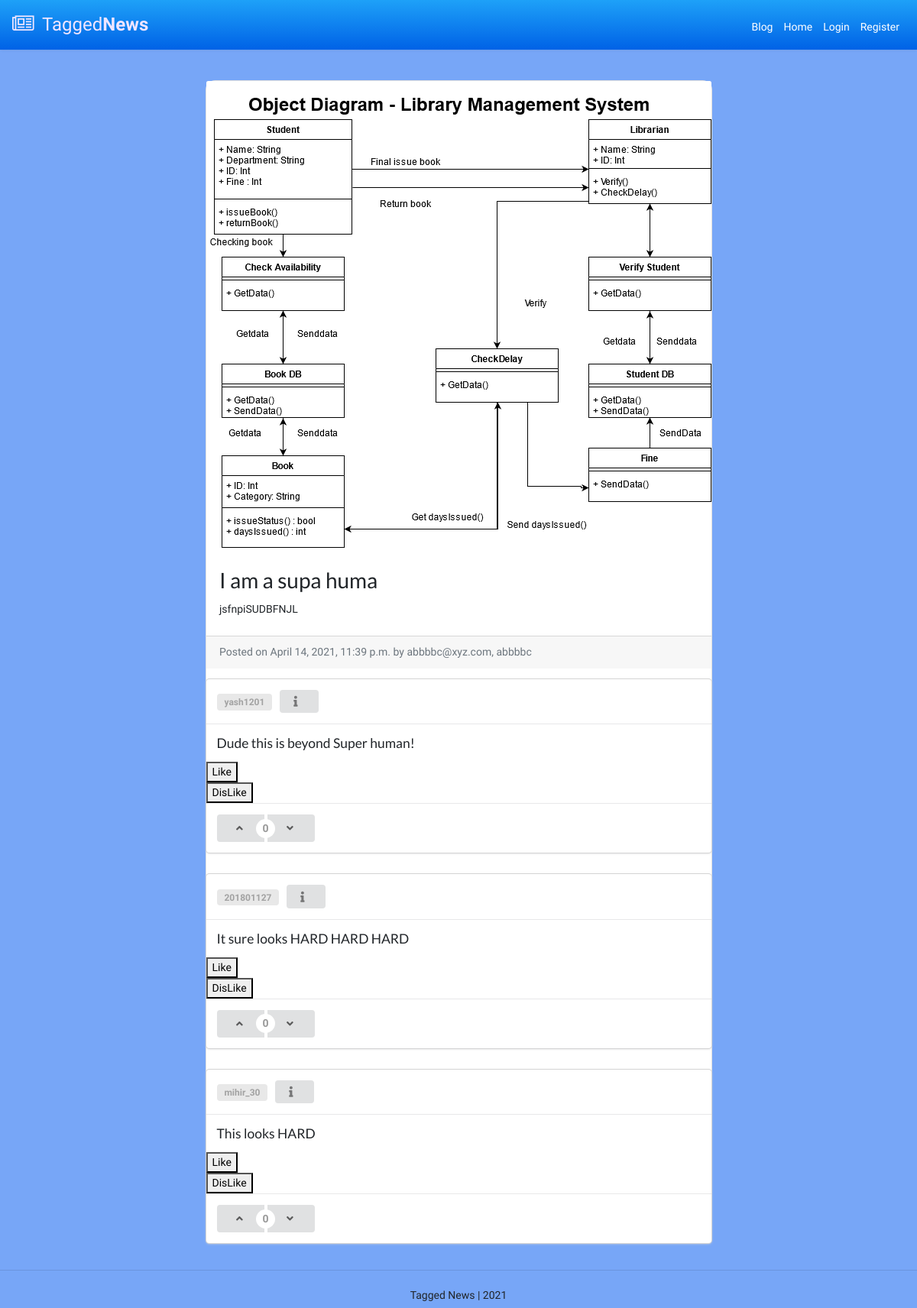
/blog1/SLUGMAKAPPA/, run on the app's committed database.
### blog/models.py (models this page shows, shortened)
class BlogPost(models.Model):
    title               = models.CharField(max_length=50, null=False, blank=False)
    body                = models.TextField(max_length=5000, null=False, blank=False)
    image               = models.ImageField(upload_to=upload_location, null=False, blank=False)
    date_published      = models.DateTimeField(auto_now_add=True, verbose_name="date_publishd")
    date_updated        = models.DateTimeField(auto_now=True, verbose_name="date_updated")
    author              = models.ForeignKey(settings.AUTH_USER_MODEL, on_delete=models.CASCADE)
    slug                = models.SlugField(blank=True, unique=True)
    upvote              = models.IntegerField(default=0)
    downvote            = models.IntegerField(default=0)

class Comment(models.Model):
    body                = models.TextField(max_length=5000, null=False, blank=False)
    blog                = models.ForeignKey(BlogPost, on_delete=models.CASCADE)
    date_published      = models.DateTimeField(auto_now_add=True, verbose_name="date_publishd")
    date_updated        = models.DateTimeField(auto_now=True, verbose_name="date_updated")
    author              = models.ForeignKey(settings.AUTH_USER_MODEL, on_delete=models.CASCADE)
    upvote              = models.IntegerField(default=0)
    downvote            = models.IntegerField(default=0)
    def count_vote(self):
        return self.upvote-self.downvote

### account/models.py (models this page shows, shortened)
class Account(AbstractBaseUser, PermissionsMixin):
    email                       = models.EmailField(verbose_name="email", max_length=60, unique=True)
    username                    = models.CharField(max_length=30, unique=True)
    avatar                      = models.ImageField(upload_to=upload_location,default='avatar/default.png', blank=False)
    date_joined                 = models.DateTimeField(verbose_name='date joined', auto_now_add=True)
    last_login                  = models.DateTimeField(verbose_name='last login', auto_now=True)
    is_admin                    = models.BooleanField(default=False)
    is_active                   = models.BooleanField(default=True)
    is_staff                    = models.BooleanField(default=False)
    is_superuser                = models.BooleanField(default=False)
    USERNAME_FIELD = 'email'
    REQUIRED_FIELDS = ['username',]
    objects = MyAccountManager()
    def __str__(self):
        return self.email + ", " + self.username

### blog/views.py (the view, shortened to what this page needs)
# urls.py: path('<slug>/',detail_blog_view, name='detail'),
def detail_blog_view(request, slug):
	context = {}
	blog_post = get_object_or_404(blog, slug=slug)
	comments = Comment.objects.filter(blog=blog_post).order_by('-date_updated')
	context['blog_post'] = blog_post
	context['comments'] = []
	if not request.user.is_authenticated:
		for comment in comments:
			obj = {}
			obj['comment'] = comment
			obj['liked'] = False
			obj['type'] = False
			context['comments'].append(obj)
	context['visible'] = True
	user = request.user
	if not user.is_authenticated:
		context['visible'] = False
	context['user'] = user.username
	form = CreateCommentForm(request.POST or None, request.FILES or None)
	if form.is_valid():
		obj = form.save(commit=False)
		obj.blog = blog_post
		obj.author = user
		obj.save()
		form = CreateCommentForm()
	context['form'] = form
	return render(request, 'blog/detail_blog.html', context)

### blog/templates/blog/detail_blog.html (shortened to what this page needs)
{% extends 'base.html' %}
{% block content %}
<body>
<div class="container">
	<div class="row">
		<div class="card m-auto">
			<img class="card-img-top" src="{{blog_post.image.url}}">
			<div class="card-body mt-2 mb-2">
			  <h2 class="card-title">{{blog_post.title}}</h2>
			  <p class="card-text">{{blog_post.body|safe}}</p>
			</div>
			<div class="card-footer text-muted">
			  Posted on {{blog_post.date_published}} by {{blog_post.author}}
			</div>
			{% for comm in comments %}
				<div class="ui fluid card">
					<div class="content" >
						<a class="item">
							<div class="ui horizontal label">
									<a href="{% url 'profile' comm.comment.author.username %}">{{comm.comment.author.username}}</a>
							</div>
						</a>
						<button class="ui compact button" data-tooltip="{{comm.comment.date_published}}" data-position="right center">
							<i class="info icon"></i>
						</button>
					</div>
					<div class="content">
						<h5 class="card-title">{{comm.comment.body}}</h5>
					</div>
					<form action="{% url 'blog:comment_like' pk=comm.comment.pk option='U' %}" method="POST">
						<button type="submit", name="comment_id", value="{{comm.comment.id}}">
							{% if not comm.liked %}
								Like
							{% elif comm.type %}
								Liked
							{% else %}
								Like
							{% endif %}
						</button>
					</form>
					<form action="{% url 'blog:comment_like' pk=comm.comment.pk option='D' %}" method="POST">
						<button type="submit", name="comment_id", value="{{comm.comment.id}}">
						{% if not comm.liked %}
							DisLike
						{% elif not comm.type %}
							DisLiked
						{% else %}
							Dislike
						{% endif %}
						</button>
					</form>
					<div class="content">
						<div class="ui buttons" id="vote">
							<div class="ui vertical animated button" tabindex="0">
								<div class="visible content">
									<i class="angle up icon"></i>
								</div>
							</div>
							<div class="or" data-text={{comm.comment.count_vote}}></div>
							<div class="ui vertical animated button" tabindex="0">
								<div class="visible content">
									<i class="angle down icon"></i>
								</div>
							</div>
						</div>
					</div>
				</div>
			{% endfor %}
		</div>
	</div>
</div>
</body>
{% endblock content %}

### templates/snippets/header.html (style rules this page uses)
body { background: #eeeeee; font-family: 'Varela Round', sans-serif; }

### blog/templates/blog/detail_blog.html (style rules this page uses)
body { background: #77A6F7; }
.card { max-width: 700px; border-radius: 0.9rem; }
.container { padding:20px; }

### data on the page
BlogPost: image (picture), title "I am a supa huma", body "jsfnpiSUDBFNJL", date_published "April 14, 2021, 11:39 p.m.", author "abbbbc@xyz.com, abbbbc"
Comment: comment.author.username "yash1201", comment.body "Dude this is beyond Super human!", {{ comm.comment.id }} 10 (drawn), upvote 0 (drawn)
Comment: comment.author.username "201801127", comment.body "It sure looks HARD HARD HARD", {{ comm.comment.id }} 9 (drawn), upvote 0 (drawn)
Comment: comment.author.username "mihir_30", comment.body "This looks HARD", {{ comm.comment.id }} 3 (drawn), upvote 0 (drawn)
